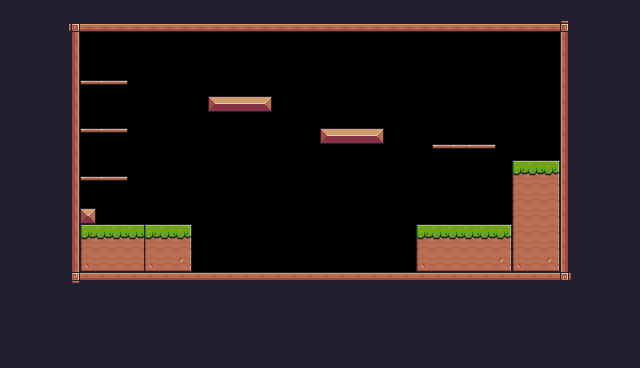

Rendered tile map (Tiled .tmx) drawn with the repository's tilesets; below, a short description and the full map source, tile grids included:
An orthogonal 40x23 tile map with 16x16 px tiles, 1 tile layer (Background) and 29 objects (11x Fruit, 4x Platform, 2x Saw, Player, Checkpoint).

<map version="1.10" tiledversion="1.10.2" orientation="orthogonal" renderorder="right-down" width="40" height="23" tilewidth="16" tileheight="16" infinite="0" nextlayerid="4" nextobjectid="82">
 <tileset firstgid="1" source="Pixel Adventure.tsx" />
 <layer id="1" name="Background" width="40" height="23">
  <properties>
   <property name="BackgroundColor" value="Gray" />
  </properties>
  <data encoding="csv">
24,24,24,24,24,24,24,24,24,24,24,24,24,24,24,24,24,24,24,24,24,24,24,24,24,24,24,24,24,24,24,24,24,24,24,24,24,24,24,24,
24,24,24,24,92,134,134,134,134,134,134,134,134,134,134,134,134,134,134,134,134,134,134,134,134,134,134,134,134,134,134,134,134,134,134,93,24,24,24,24,
24,24,24,24,113,0,0,0,0,0,0,0,0,0,0,0,0,0,0,0,0,0,0,0,0,0,0,0,0,0,0,0,0,0,0,111,24,24,24,24,
24,24,24,24,113,0,0,0,0,0,0,0,0,0,0,0,0,0,0,0,0,0,0,0,0,0,0,0,0,0,0,0,0,0,0,111,24,24,24,24,
24,24,24,24,113,0,0,0,0,0,0,0,0,0,0,0,0,0,0,0,0,0,0,0,0,0,0,0,0,0,0,0,0,0,0,111,24,24,24,24,
24,24,24,24,113,40,41,42,0,0,0,0,0,0,0,0,0,0,0,0,0,0,0,0,0,0,0,0,0,0,0,0,0,0,0,111,24,24,24,24,
24,24,24,24,113,0,0,0,0,0,0,0,0,13,14,14,15,0,0,0,0,0,0,0,0,0,0,0,0,0,0,0,0,0,0,111,24,24,24,24,
24,24,24,24,113,0,0,0,0,0,0,0,0,0,0,0,0,0,0,0,0,0,0,0,0,0,0,0,0,0,0,0,0,0,0,111,24,24,24,24,
24,24,24,24,113,40,41,42,0,0,0,0,0,0,0,0,0,0,0,0,13,14,14,15,0,0,0,0,0,0,0,0,0,0,0,111,24,24,24,24,
24,24,24,24,113,0,0,0,0,0,0,0,0,0,0,0,0,0,0,0,0,0,0,0,0,0,0,40,41,41,42,0,0,0,0,111,24,24,24,24,
24,24,24,24,113,0,0,0,0,0,0,0,0,0,0,0,0,0,0,0,0,0,0,0,0,0,0,0,0,0,0,0,7,8,9,111,24,24,24,24,
24,24,24,24,113,40,41,42,0,0,0,0,0,0,0,0,0,0,0,0,0,0,0,0,0,0,0,0,0,0,0,0,29,30,31,111,24,24,24,24,
24,24,24,24,113,0,0,0,0,0,0,0,0,0,0,0,0,0,0,0,0,0,0,0,0,0,0,0,0,0,0,0,29,30,31,111,24,24,24,24,
24,24,24,24,113,35,0,0,0,0,0,0,0,0,0,0,0,0,0,0,0,0,0,0,0,0,0,0,0,0,0,0,29,30,31,111,24,24,24,24,
24,24,24,24,113,7,8,8,8,7,8,9,0,0,0,0,0,0,0,0,0,0,0,0,0,0,7,8,8,8,8,9,29,30,31,111,24,24,24,24,
24,24,24,24,113,29,30,30,30,29,30,31,0,0,0,0,0,0,0,0,0,0,0,0,0,0,29,30,30,30,30,31,29,30,31,111,24,24,24,24,
24,24,24,24,113,51,52,52,52,51,52,53,0,0,0,0,0,0,0,0,0,0,0,0,0,0,51,52,52,52,52,53,51,52,53,111,24,24,24,24,
24,24,24,24,114,90,90,90,90,90,90,90,90,90,90,90,90,90,90,90,90,90,90,90,90,90,90,90,90,90,90,90,90,90,90,115,24,24,24,24,
24,24,24,24,24,24,24,24,24,24,24,24,24,24,24,24,24,24,24,24,24,24,24,24,24,24,24,24,24,24,24,24,24,24,24,24,24,24,24,24,
24,24,24,24,24,24,24,24,24,24,24,24,24,24,24,24,24,24,24,24,24,24,24,24,24,24,24,24,24,24,24,24,24,24,24,24,24,24,24,24,
24,24,24,24,24,24,24,24,24,24,24,24,24,24,24,24,24,24,24,24,24,24,24,24,24,24,24,24,24,24,24,24,24,24,24,24,24,24,24,24,
24,24,24,24,24,24,24,24,24,24,24,24,24,24,24,24,24,24,24,24,24,24,24,24,24,24,24,24,24,24,24,24,24,24,24,24,24,24,24,24,
24,24,24,24,24,24,24,24,24,24,24,24,24,24,24,24,24,24,24,24,24,24,24,24,24,24,24,24,24,24,24,24,24,24,24,24,24,24,24,24
</data>
 </layer>
 <objectgroup id="2" name="Spawnpoints">
  <object id="2" name="Player" type="Player" x="144" y="192" width="32.7667" height="32.7667" />
  <object id="16" x="80" y="208" width="16" height="16" />
  <object id="58" name="Bananas" type="Fruit" x="96" y="48" width="32" height="32" />
  <object id="60" name="Apple" type="Fruit" x="96" y="144" width="32" height="32" />
  <object id="61" name="Orange" type="Fruit" x="96" y="96" width="32" height="32" />
  <object id="62" name="Bananas" type="Fruit" x="240" y="64" width="32" height="32" />
  <object id="63" name="Bananas" type="Fruit" x="208" y="64" width="32" height="32" />
  <object id="64" name="Bananas" type="Fruit" x="224" y="32" width="32" height="32" />
  <object id="65" name="Cherries" type="Fruit" x="320" y="96" width="32" height="32" />
  <object id="66" name="Cherries" type="Fruit" x="352" y="96" width="32" height="32" />
  <object id="67" name="Cherries" type="Fruit" x="336" y="64" width="32" height="32" />
  <object id="71" name="Kiwi" type="Fruit" x="432" y="112" width="32" height="32" />
  <object id="72" name="Kiwi" type="Fruit" x="464" y="112" width="32" height="32" />
  <object id="76" type="Saw" x="272" y="192" width="32" height="32">
   <properties>
    <property name="isVertical" type="bool" value="false" />
    <property name="offNeg" type="float" value="5" />
    <property name="offPos" type="float" value="7" />
   </properties>
  </object>
  <object id="78" type="Saw" x="288" y="96" width="32" height="32">
   <properties>
    <property name="isVertical" type="bool" value="true" />
    <property name="offNeg" type="float" value="5" />
    <property name="offPos" type="float" value="3" />
   </properties>
  </object>
  <object id="80" type="Checkpoint" x="496" y="96" width="64" height="64" />
 </objectgroup>
 <objectgroup id="3" name="Collisions">
  <object id="28" x="64" y="16" width="16" height="272" />
  <object id="29" x="80" y="272" width="496" height="16" />
  <object id="32" x="560" y="16" width="16" height="256" />
  <object id="34" x="80" y="16" width="480" height="16" />
  <object id="42" type="Platform" x="80" y="80" width="48" height="16" />
  <object id="43" type="Platform" x="80" y="128" width="48" height="16" />
  <object id="44" type="Platform" x="80" y="176" width="48" height="16" />
  <object id="47" type="Platform" x="432" y="144" width="64" height="16" />
  <object id="48" x="80" y="224" width="112" height="48" />
  <object id="51" x="416" y="224" width="144" height="48" />
  <object id="68" x="208" y="96" width="64" height="16" />
  <object id="69" x="320" y="128" width="64" height="16" />
  <object id="81" x="512" y="160" width="48" height="64" />
 </objectgroup>
</map>
